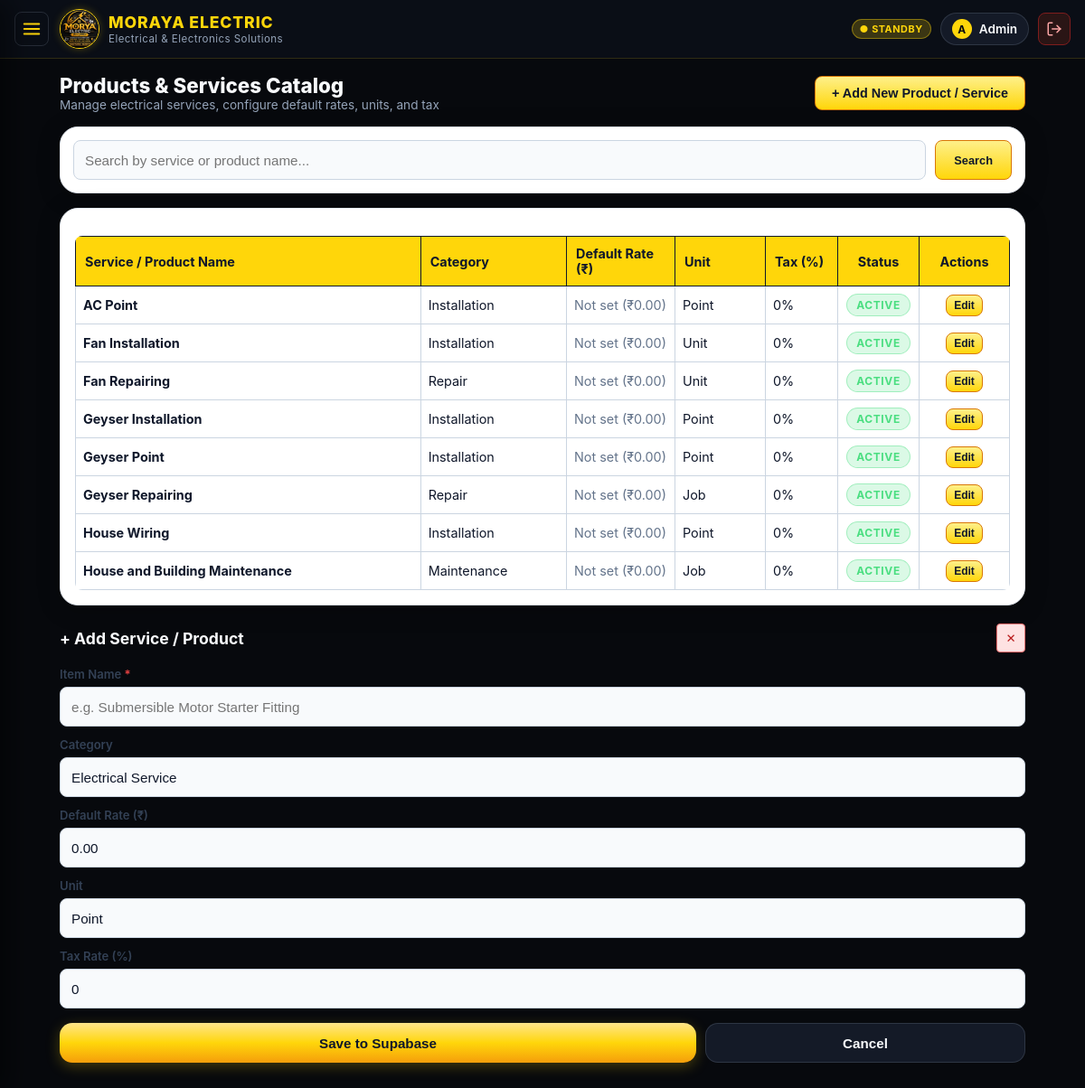
Screenshot of /products (signed in) with the database file from the repository.
### tables this page shows
CREATE TABLE products (
                id TEXT PRIMARY KEY,
                name TEXT UNIQUE NOT NULL,
                category TEXT DEFAULT 'Service',
                default_rate REAL DEFAULT 0.00,
                unit TEXT DEFAULT 'Point',
                tax_rate REAL DEFAULT 0.00,
                is_active INTEGER DEFAULT 1,
                created_at TEXT DEFAULT (datetime('now')),
                updated_at TEXT DEFAULT (datetime('now'))
            );

### app.py (the view)
@app.route("/products")
@login_required
def products():
    search = request.args.get("search", "").strip()
    items = db.get_products(query=search if search else None)
    return render_template("products.html", products=items, search=search)

### app.py (called while the page is built)
@app.context_processor
def inject_global_data():
    hour = datetime.now().hour
    if hour < 12:
        greeting = "Good Morning"
    elif hour < 17:
        greeting = "Good Afternoon"
    else:
        greeting = "Good Evening"
    return {
        "business_name": Config.BUSINESS_NAME,
        "business_tagline": Config.BUSINESS_TAGLINE,
        "business_phone": Config.BUSINESS_PHONE,
        "greeting": greeting,
        "current_date_formatted": datetime.now().strftime("%a, %d %b %Y"),
        "logged_in_user": session.get("user_name", "Admin") if session.get("user_id") else None,
        "is_supabase_connected": db.is_supabase_ready
    }

### auth.py (called while the page is built)
def login_required(f):
    @wraps(f)
    def decorated_function(*args, **kwargs):
        if not session.get("user_id"):
            if request.is_json or request.path.startswith("/api/"):
                return jsonify({"error": "Unauthorized", "message": "Please log in to continue."}), 401
            flash("Please log in to access this page.", "warning")
            return redirect(url_for("login", next=request.path))
        return f(*args, **kwargs)
    return decorated_function

### db.py (called while the page is built, shortened)
    @contextmanager
    def _get_sqlite_conn(self):
        conn = sqlite3.connect(SQLITE_DB_PATH)
        conn.row_factory = sqlite3.Row
        conn.execute("PRAGMA foreign_keys = ON")
        try:
            yield conn
        finally:
            conn.close()

    def get_products(self, query=None, active_only=False):
        with self._get_sqlite_conn() as conn:
            sql = "SELECT * FROM products WHERE 1=1"
            params = []
            if active_only:
                sql += " AND is_active = 1"
            if query:
                sql += " AND name LIKE ?"
                params.append(f"%{query}%")
            sql += " ORDER BY name ASC"
            cur = conn.execute(sql, params)
            return [dict(r) for r in cur.fetchall()]

### templates/products.html (shortened to what this page needs)
{% extends "base.html" %}
{% block content %}
<div style="display:flex;justify-content:space-between;align-items:center;margin-bottom:16px;flex-wrap:wrap;gap:10px;">
  <div>
    <h1 style="font-size:1.4rem;font-weight:800;color:var(--text-primary);">Products &amp; Services Catalog</h1>
    <p style="font-size:0.85rem;color:var(--text-secondary);">Manage electrical services, configure default rates, units, and tax</p>
  </div>
  <button type="button" class="btn-small-gold" id="btnOpenNewProductModal" style="padding:10px 18px;font-size:0.9rem;">
    + Add New Product / Service
  </button>
</div>
<div class="billing-card" style="padding:14px;margin-bottom:16px;">
  <form method="GET" action="{{ url_for('products') }}" style="display:flex;gap:10px;">
    <input type="text" name="search" class="form-control" placeholder="Search by service or product name..." value="{{ search }}">
    <button type="submit" class="btn-small-gold" style="padding:0 20px;">Search</button>
  </form>
</div>
<div class="billing-card" style="padding:16px;">
  <div class="items-table-wrapper" style="border:none;">
    <table class="billing-table">
      <thead>
        <tr>
          <th>Service / Product Name</th>
          <th>Category</th>
          <th style="width:120px;">Default Rate (₹)</th>
          <th style="width:100px;">Unit</th>
          <th style="width:80px;">Tax (%)</th>
          <th style="width:90px;text-align:center;">Status</th>
          <th style="width:100px;text-align:center;">Actions</th>
        </tr>
      </thead>
      <tbody>
        {% for p in products %}
          <tr id="row-view-{{ p.id }}">
            <td><strong>{{ p.name }}</strong></td>
            <td>{{ p.category or 'Service' }}</td>
            <td style="font-weight:700;">
              {% if p.default_rate and p.default_rate > 0 %}
                {{ p.default_rate | currency }}
              {% else %}
                <span style="color:#64748b;font-weight:normal;">Not set (₹0.00)</span>
              {% endif %}
            </td>
            <td>{{ p.unit or 'Point' }}</td>
            <td>{{ p.tax_rate or 0 }}%</td>
            <td style="text-align:center;">
              <span class="badge-status {% if p.is_active %}paid{% else %}unpaid{% endif %}">
                {% if p.is_active %}Active{% else %}Inactive{% endif %}
              </span>
            </td>
            <td style="text-align:center;">
              <button type="button" class="btn-small-gold" style="padding:4px 8px;font-size:0.75rem;" onclick="startEdit('{{ p.id }}')">Edit</button>
            </td>
          </tr>
        {% endfor %}
      </tbody>
    </table>
  </div>
</div>
<div class="modal-overlay" id="newProdModal">
  <div class="modal-box">
    <div style="display:flex;justify-content:space-between;align-items:center;margin-bottom:16px;">
      <h3 style="font-size:1.1rem;font-weight:700;">+ Add Service / Product</h3>
      <button type="button" class="remove-btn" onclick="document.getElementById('newProdModal').classList.remove('active')">✕</button>
    </div>
    <div class="form-group" style="margin-bottom:12px;">
      <label>Item Name <span style="color:#ef4444;">*</span></label>
      <input type="text" id="npName" class="form-control" placeholder="e.g. Submersible Motor Starter Fitting">
    </div>
    <div class="form-group" style="margin-bottom:12px;">
      <label>Category</label>
      <input type="text" id="npCat" class="form-control" placeholder="Installation / Repair / Material" value="Electrical Service">
    </div>
    <div class="form-group" style="margin-bottom:12px;">
      <label>Default Rate (₹)</label>
      <input type="number" id="npRate" class="form-control" placeholder="0.00" value="0.00" min="0" step="any">
    </div>
    <div class="form-group" style="margin-bottom:12px;">
      <label>Unit</label>
      <input type="text" id="npUnit" class="form-control" placeholder="Point / Job / Unit / Meter" value="Point">
    </div>
    <div class="form-group" style="margin-bottom:16px;">
      <label>Tax Rate (%)</label>
      <input type="number" id="npTax" class="form-control" placeholder="0" value="0" min="0" max="100">
    </div>
    <div style="display:flex;gap:10px;">
      <button type="button" class="btn-generate" style="height:44px;font-size:0.95rem;" id="btnSubmitNewProduct">Save to Supabase</button>
      <button type="button" class="btn-secondary" style="height:44px;font-size:0.95rem;" onclick="document.getElementById('newProdModal').classList.remove('active')">Cancel</button>
    </div>
  </div>
</div>
{% endblock %}

### templates/base.html (shortened to what this page needs)
<!DOCTYPE html>
<html lang="en">
<head>
  <link rel="stylesheet" href="{{ url_for('static', filename='css/style.css') }}">
</head>
<body>
  <header class="app-header">
    <div class="header-container">
      <div class="brand-section">
        <button type="button" class="hamburger-btn" id="drawerToggle" aria-label="Toggle Menu">
          <svg width="22" height="22" viewBox="0 0 24 24" fill="none" stroke="currentColor" stroke-width="2.2" stroke-linecap="round"><line x1="3" y1="12" x2="21" y2="12"></line><line x1="3" y1="6" x2="21" y2="6"></line><line x1="3" y1="18" x2="21" y2="18"></line></svg>
        </button>
        <a href="{{ url_for('dashboard') }}" style="display:flex;align-items:center;gap:10px;text-decoration:none;">
          <img src="{{ url_for('static', filename='images/moraya_logo.jpg') }}" alt="Logo" class="header-logo" onerror="this.style.display='none'">
          <div>
            <div class="brand-title">{{ business_name }}</div>
            <div class="brand-subtitle">{{ business_tagline }}</div>
          </div>
        </a>
      </div>
      <div class="header-actions">
        {% if is_supabase_connected %}
          <span class="badge-status paid" title="Connected to Supabase PostgreSQL" style="font-size:0.68rem;padding:3px 8px;">● Supabase</span>
        {% else %}
          <span class="badge-status partially-paid" title="Operating with local engine (paste key into .env to enable Supabase)" style="font-size:0.68rem;padding:3px 8px;">● Standby</span>
        {% endif %}
        <div class="user-pill">
          <div class="user-avatar">{{ logged_in_user[0] if logged_in_user else 'A' }}</div>
          <span>{{ logged_in_user or 'Admin' }}</span>
        </div>
        <a href="{{ url_for('logout') }}" class="logout-icon-btn" title="Logout">
          <svg width="18" height="18" viewBox="0 0 24 24" fill="none" stroke="currentColor" stroke-width="2" stroke-linecap="round"><path d="M9 21H5a2 2 0 0 1-2-2V5a2 2 0 0 1 2-2h4"></path><polyline points="16 17 21 12 16 7"></polyline><line x1="21" y1="12" x2="9" y2="12"></line></svg>
        </a>
      </div>
    </div>
  </header>
  <main class="main-wrapper">
    {% block content %}{% endblock %}
  </main>
</body>
</html>

### rows the page displays
products: name "AC Point", category "Installation", default_rate "Not set (₹0.00)", unit "Point", tax_rate "0", is_active "ACTIVE"
products: name "Fan Installation", category "Installation", default_rate "Not set (₹0.00)", unit "Unit", tax_rate "0", is_active "ACTIVE"
products: name "Fan Repairing", category "Repair", default_rate "Not set (₹0.00)", unit "Unit", tax_rate "0", is_active "ACTIVE"
products: name "Geyser Installation", category "Installation", default_rate "Not set (₹0.00)", unit "Point", tax_rate "0", is_active "ACTIVE"
products: name "Geyser Point", category "Installation", default_rate "Not set (₹0.00)", unit "Point", tax_rate "0", is_active "ACTIVE"
products: name "Geyser Repairing", category "Repair", default_rate "Not set (₹0.00)", unit "Job", tax_rate "0", is_active "ACTIVE"
products: name "House Wiring", category "Installation", default_rate "Not set (₹0.00)", unit "Point", tax_rate "0", is_active "ACTIVE"
products: name "House and Building Maintenance", category "Maintenance", default_rate "Not set (₹0.00)", unit "Job", tax_rate "0", is_active "ACTIVE"

### other values shown
{{ business_name }} "MORAYA ELECTRIC"
{{ business_tagline }} "Electrical & Electronics Solutions"
{{ logged_in_user[0] if logged_in_user else 'A' }} "A"
{{ logged_in_user or 'Admin' }} "Admin"
